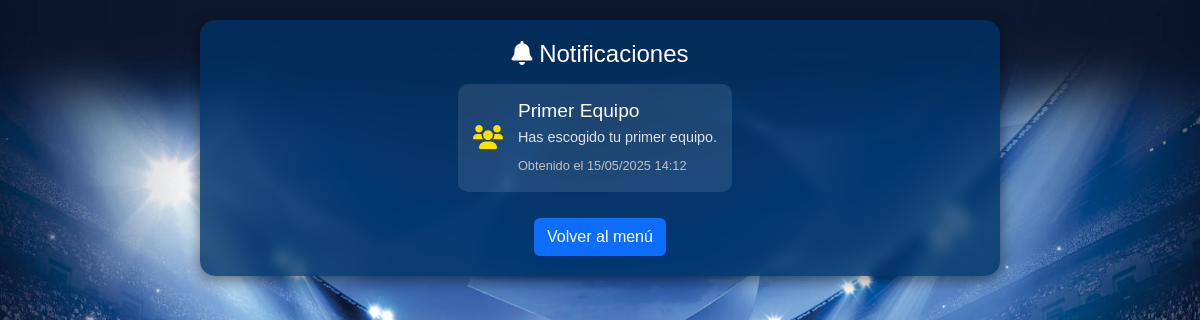
The page /notificaciones/ (signed in) on the database its author committed.
### app_simulador/models.py (models this page shows)
class UsuarioLogro(models.Model):
    usuario = models.ForeignKey(User, on_delete=models.CASCADE)
    logro = models.ForeignKey(Logro, on_delete=models.CASCADE)
    fecha_obtenido = models.DateTimeField(auto_now_add=True)

class Logro(models.Model):
    nombre = models.CharField(max_length=100)
    descripcion = models.TextField()
    requisito = models.CharField(max_length=200)
    efecto_quimica = models.IntegerField(default=0)
    icono = models.CharField(max_length=100)
    nivel = models.IntegerField(default=1)

### app_simulador/views.py (the view)
# urls.py: path('notificaciones/', NotificacionesView.as_view(), name='notificaciones'),
class NotificacionesView(LoginRequiredMixin, View):
    def get(self, request):
        logros = UsuarioLogro.objects.filter(usuario=request.user).order_by('-fecha_obtenido')
        return render(request, 'notificaciones.html', {
            'logros_obtenidos': logros,
            'mostrar_popup': False
        })

### app_simulador/templates/notificaciones.html (shortened to what this page needs)
{% load static %}
<!DOCTYPE html>
<html lang="es">
<head>
    <link href="https://cdn.jsdelivr.net/npm/bootstrap@5.3.0/dist/css/bootstrap.min.css" rel="stylesheet">
    <link href="https://cdnjs.cloudflare.com/ajax/libs/font-awesome/6.0.0-beta3/css/all.min.css" rel="stylesheet">
    <link rel="stylesheet" href="{% static 'notificaciones.css' %}">
</head>
<body>
<div class="notificaciones-container">
    <h3><i class="fas fa-bell"></i> Notificaciones</h3>
    <div class="lista-notificaciones">
        {% for logro in logros_obtenidos %}
            <div class="notificacion-item {% if forloop.first and logros_recientes %}nuevo-logro{% endif %}">
                <div class="notificacion-icono">
                    <i class="fas fa-{{ logro.logro.icono }}"></i>
                </div>
                <div class="notificacion-contenido">
                    <h4>{{ logro.logro.nombre }}</h4>
                    <p>{{ logro.logro.descripcion }}</p>
                    <small>Obtenido el {{ logro.fecha_obtenido|date:"d/m/Y H:i" }}</small>
                </div>
            </div>
        {% empty %}
            <p class="sin-notificaciones">No tienes notificaciones nuevas.</p>
        {% endfor %}
    </div>
    <a href="{% url 'menu' %}" class="btn btn-primary mt-3">Volver al menú</a>
</div>
</body>
</html>

### app_simulador/static/notificaciones.css (style rules this page uses)
body { background: url('images/campo1.jpg') no-repeat center center fixed; background-size: cover; color: #fff; font-family: 'Poppins', sans-serif; margin: 0; padding: 0; }
.notificaciones-container { background-color: rgba(0, 51, 102, 0.8); / border: 2 px solid #c0c0c0; border-radius: 15px; padding: 20px; backdrop-filter: blur(5px); box-shadow: 0px 4px 15px rgba(0, 0, 0, 0.5); max-width: 800px; margin: 20px auto; color: #ffffff; }
.notificaciones-container h3 { font-size: 1.5rem; color: #ffffff; margin-bottom: 15px; text-align: center; }
.lista-notificaciones { max-height: 400px; overflow-y: auto; padding-right: 10px; }
.notificacion-item { background-color: rgba(255, 255, 255, 0.1); border-radius: 10px; padding: 15px; margin-bottom: 10px; display: flex; align-items: center; transition: transform 0.3s ease, box-shadow 0.3s ease; }
.notificacion-icono { font-size: 1.5rem; color: #ffdf00; margin-right: 15px; }
.notificacion-contenido h4 { font-size: 1.2rem; color: #ffffff; margin-bottom: 5px; }
.notificacion-contenido p { font-size: 0.9rem; color: #e0e0e0; margin-bottom: 5px; }
.notificacion-contenido small { font-size: 0.8rem; color: #c0c0c0; }
.notificaciones-container { display: flex; flex-direction: column; align-items: center; }

### rows shown on the page
UsuarioLogro: logro.nombre "Primer Equipo", logro.descripcion "Has escogido tu primer equipo.", fecha_obtenido "15/05/2025 14:12"
